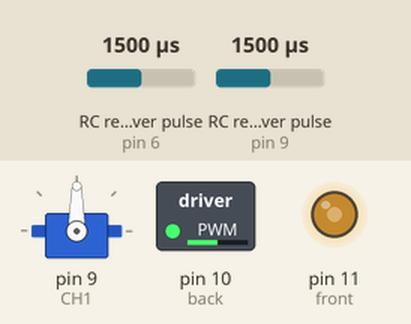
The sketch below on a simulated Arduino Uno, built with avr-gcc and run on an emulated ATmega328P. Parts: servo, switched loads named in the sketch (green lamp = pin HIGH), output pins drawn as LEDs (lit = HIGH). Wiring (inferred from the names in the program): 2 × RC receiver channel: data pin 6 / data pin 9. Inputs (shaded band) come from the test bench; at power-on: RC receiver pulse (sensors on pin 6, pin 9) 1500 µs. What the sketch prints to the serial monitor is not drawn.

Above: at 1.2 s.
1.3 s: RC receiver pulse (sensor on pin 6) set to 1020 µs
At 2.3 s:
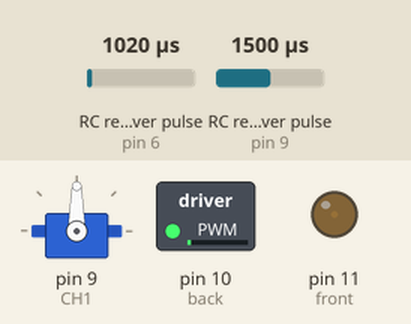
3.0 s: RC receiver pulse (sensor on pin 6) set to 1750 µs
At 4.3 s:
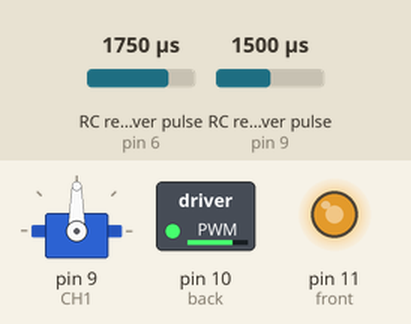
4.6 s: RC receiver pulse (sensor on pin 6) set to 1980 µs
At 5.4 s:
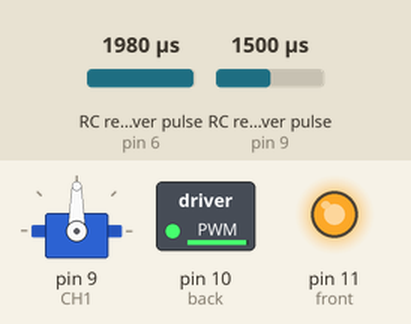
6.2 s: RC receiver pulse (sensor on pin 6) set to 1500 µs
At 7.3 s:
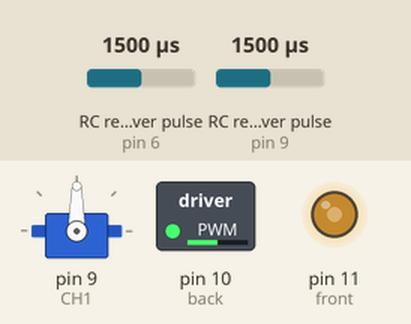
Timing chart, 0 to 8.8 s (numbered marks = the images above; inputs shaded):
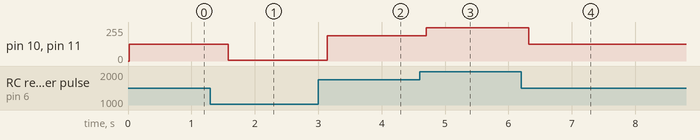

Measured:
- after the input at 1.3 s, pin 10 (back), pin 11 (front): 127/255 → 5/255 after 0.28 s
- after the input at 3.0 s, pin 10 (back), pin 11 (front): 5/255 → 191/255 after 0.14 s
- after the input at 4.6 s, pin 10 (back), pin 11 (front): 191/255 → 249/255 after 0.10 s
- after the input at 6.2 s, pin 10 (back), pin 11 (front): 249/255 → 127/255 after 0.12 s

The sketch:

remote.ino
```cpp
#include <Servo.h>
Servo myServo;
// Define Input Connections
#define front 11
#define back 10
#define CH3 6
#define CH1 9

// Integers to represent values from sticks and pots
int ch3Value; //motor
int ch1Value; //steering

// Read the number of a specified channel and convert to the range provided.
// If the channel is off, return the default value
int readChannel(int channelInput, int minLimit, int maxLimit, int defaultValue){
  int ch = pulseIn(channelInput, HIGH, 30000);
  if (ch < 100) return defaultValue;
  return map(ch, 1000, 2000, minLimit, maxLimit);
}

void setup(){
  // Set up serial monitor
  Serial.begin(9600);
  //attach servo
  myServo.attach(9);
  // Set all pins as inputs
  pinMode(CH3, INPUT);
  pinMode(CH1, INPUT);
}

void loop() {
  //motor control
  ch3Value = readChannel(CH3, -100, 100, 0);
  int speed=map(ch3Value,-100,100, 0,255);
  analogWrite(front, speed);
  analogWrite(back, speed);
  //steering control
  ch1Value = readChannel(CH1, -100, 100, 0);
  int angle=map(angle,-100,100, 0,180); //0 left default; 90 forward; 180 right
  myServo.write(angle);
  // // Print to Serial Monitor
  Serial.println("Speed:"+speed);
  Serial.println("angle:"+angle);
  delay(500);
}
```
